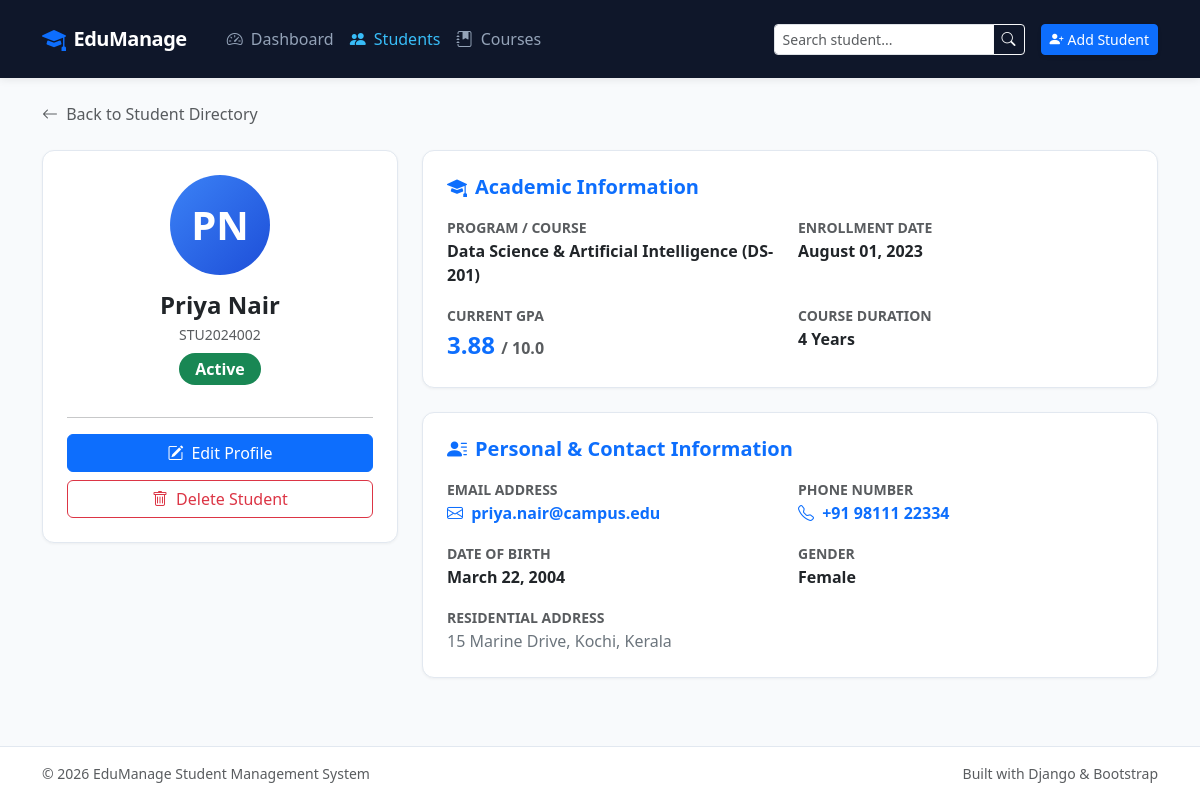
/students/2/, run on the app's committed database.
### students/models.py (models this page shows, shortened)
class Student(models.Model):
    GENDER_CHOICES = [
        ('M', 'Male'),
        ('F', 'Female'),
        ('O', 'Other'),
    ]
    STATUS_CHOICES = [
        ('Active', 'Active'),
        ('Inactive', 'Inactive'),
        ('Graduated', 'Graduated'),
        ('Suspended', 'Suspended'),
    ]
    roll_number = models.CharField(
        max_length=20,
        unique=True,
        verbose_name="Roll Number / ID"
    )
    first_name = models.CharField(max_length=50)
    last_name = models.CharField(max_length=50)
    email = models.EmailField(unique=True)
    phone = models.CharField(max_length=20, blank=True)
    date_of_birth = models.DateField(verbose_name="Date of Birth")
    gender = models.CharField(max_length=1, choices=GENDER_CHOICES, default='M')
    course = models.ForeignKey(
        Course,
        on_delete=models.SET_NULL,
        null=True,
        blank=True,
        related_name='students'
    )
    enrollment_date = models.DateField(default=timezone.now)
    gpa = models.DecimalField(
        max_digits=4,
        decimal_places=2,
        default=0.00,
        verbose_name="GPA / Score"
    )
    status = models.CharField(max_length=15, choices=STATUS_CHOICES, default='Active')
    address = models.TextField(blank=True)
    created_at = models.DateTimeField(auto_now_add=True)
    updated_at = models.DateTimeField(auto_now=True)
    class Meta:
        ordering = ['-created_at']
    @property
    def full_name(self):
        return f"{self.first_name} {self.last_name}".strip()
    @property
    def status_badge_class(self):
        badge_map = {
            'Active': 'bg-success',
            'Inactive': 'bg-secondary',
            'Graduated': 'bg-primary',
            'Suspended': 'bg-danger',
        }
        return badge_map.get(self.status, 'bg-info')

class Course(models.Model):
    name = models.CharField(max_length=100)
    code = models.CharField(max_length=20, unique=True)
    duration_years = models.PositiveSmallIntegerField(default=4)
    description = models.TextField(blank=True)
    created_at = models.DateTimeField(auto_now_add=True)
    class Meta:
        ordering = ['name']

### students/views.py (the view)
# urls.py: path('students/<int:pk>/', views.student_detail, name='student_detail'),
def student_detail(request, pk):
    student = get_object_or_404(Student.objects.select_related('course'), pk=pk)
    return render(request, 'students/student_detail.html', {'student': student})

### templates/students/student_detail.html (shortened to what this page needs)
{% extends 'base.html' %}
{% block content %}
<div class="mb-4">
    <a href="{% url 'student_list' %}" class="text-decoration-none text-muted">
        <i class="bi bi-arrow-left me-1"></i> Back to Student Directory
    </a>
</div>
<div class="row g-4">
    <div class="col-lg-4">
        <div class="card card-custom text-center p-4">
            <div class="mx-auto mb-3" style="width: 100px; height: 100px; border-radius: 50%; background: linear-gradient(135deg, #3b82f6, #1d4ed8); color: white; display: flex; align-items: center; justify-content: center; font-size: 2.5rem; font-weight: bold;">
                {{ student.first_name|slice:":1" }}{{ student.last_name|slice:":1" }}
            </div>
            <h4 class="fw-bold mb-1">{{ student.full_name }}</h4>
            <div class="text-muted small mb-2">{{ student.roll_number }}</div>
            <div class="mb-3">
                <span class="badge {{ student.status_badge_class }} badge-status px-3 py-2 fs-6">
                    {{ student.status }}
                </span>
            </div>
            <hr class="my-3">
            <div class="d-grid gap-2">
                <a href="{% url 'student_update' student.pk %}" class="btn btn-primary d-flex align-items-center justify-content-center gap-2">
                    <i class="bi bi-pencil-square"></i> Edit Profile
                </a>
                <a href="{% url 'student_delete' student.pk %}" class="btn btn-outline-danger d-flex align-items-center justify-content-center gap-2">
                    <i class="bi bi-trash"></i> Delete Student
                </a>
            </div>
        </div>
    </div>
    <div class="col-lg-8">
        <div class="card card-custom p-4 mb-4">
            <h5 class="fw-bold mb-3 text-primary d-flex align-items-center gap-2">
                <i class="bi bi-mortarboard-fill"></i> Academic Information
            </h5>
            <div class="row g-3">
                <div class="col-sm-6">
                    <label class="text-muted small text-uppercase fw-semibold">Program / Course</label>
                    <p class="fw-bold fs-6 mb-0">
                        {% if student.course %}
                            {{ student.course.name }} ({{ student.course.code }})
                        {% else %}
                            <span class="text-muted">Unassigned</span>
                        {% endif %}
                    </p>
                </div>
                <div class="col-sm-6">
                    <label class="text-muted small text-uppercase fw-semibold">Enrollment Date</label>
                    <p class="fw-bold fs-6 mb-0">{{ student.enrollment_date|date:"F d, Y" }}</p>
                </div>
                <div class="col-sm-6">
                    <label class="text-muted small text-uppercase fw-semibold">Current GPA</label>
                    <p class="fw-bold fs-4 mb-0 text-primary">{{ student.gpa }} <span class="text-muted fs-6">/ 10.0</span></p>
                </div>
                <div class="col-sm-6">
                    <label class="text-muted small text-uppercase fw-semibold">Course Duration</label>
                    <p class="fw-bold fs-6 mb-0">
                        {% if student.course %}
                            {{ student.course.duration_years }} Years
                        {% else %}
                            N/A
                        {% endif %}
                    </p>
                </div>
            </div>
        </div>
        <div class="card card-custom p-4">
            <h5 class="fw-bold mb-3 text-primary d-flex align-items-center gap-2">
                <i class="bi bi-person-lines-fill"></i> Personal & Contact Information
            </h5>
            <div class="row g-3">
                <div class="col-sm-6">
                    <label class="text-muted small text-uppercase fw-semibold">Email Address</label>
                    <p class="fw-bold fs-6 mb-0">
                        <a href="mailto:{{ student.email }}" class="text-decoration-none">
                            <i class="bi bi-envelope me-1"></i> {{ student.email }}
                        </a>
                    </p>
                </div>
                <div class="col-sm-6">
                    <label class="text-muted small text-uppercase fw-semibold">Phone Number</label>
                    <p class="fw-bold fs-6 mb-0">
                        {% if student.phone %}
                            <a href="tel:{{ student.phone }}" class="text-decoration-none">
                                <i class="bi bi-telephone me-1"></i> {{ student.phone }}
                            </a>
                        {% else %}
                            <span class="text-muted">Not provided</span>
                        {% endif %}
                    </p>
                </div>
                <div class="col-sm-6">
                    <label class="text-muted small text-uppercase fw-semibold">Date of Birth</label>
                    <p class="fw-bold fs-6 mb-0">{{ student.date_of_birth|date:"F d, Y" }}</p>
                </div>
                <div class="col-sm-6">
                    <label class="text-muted small text-uppercase fw-semibold">Gender</label>
                    <p class="fw-bold fs-6 mb-0">{{ student.get_gender_display }}</p>
                </div>
                <div class="col-12">
                    <label class="text-muted small text-uppercase fw-semibold">Residential Address</label>
                    <p class="mb-0 text-secondary">
                        {{ student.address|linebreaksbr|default:"No address registered." }}
                    </p>
                </div>
            </div>
        </div>
    </div>
</div>
{% endblock %}

### templates/base.html (style rules this page uses)
:root { --brand-primary: #3b82f6; --brand-dark: #1e293b; --brand-surface: #f8fafc; --brand-card: #ffffff; }
body { background-color: var(--brand-surface); font-family: system-ui, -apple-system, "Segoe UI", Roboto, "Helvetica Neue", sans-serif; color: #334155; min-height: 100vh; display: flex; flex-direction: column; }
.card-custom { border: 1px solid #e2e8f0; border-radius: 12px; box-shadow: 0 1px 3px rgba(0, 0, 0, 0.05); background: #ffffff; transition: transform 0.15s ease, box-shadow 0.15s ease; }
.badge-status { padding: 0.4em 0.75em; font-size: 0.8rem; font-weight: 600; border-radius: 20px; }

### data on the page
Student: first_name "P", last_name "N", full_name "Priya Nair", roll_number "STU2024002", status "Active", course.name "Data Science & Artificial Intelligence", course.code "DS-201", enrollment_date "August 01, 2023", gpa "3.88", course.duration_years "4", email "priya.nair@campus.edu", phone "+91 98111 22334", date_of_birth "March 22, 2004", gender "Female", address "15 Marine Drive, Kochi, Kerala"
